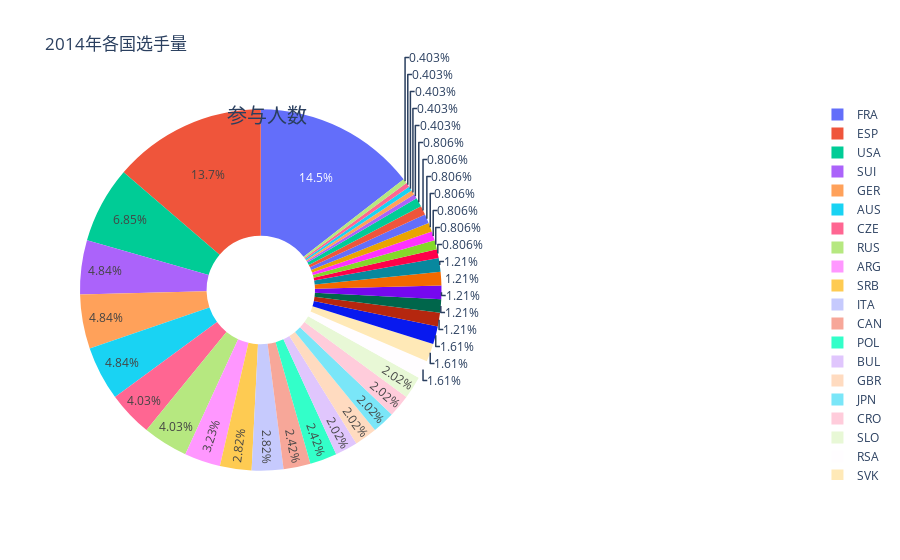

Notebook code for this chart:
### Code cell
以下为2014参赛选手量图，可以点击右侧国家按钮查看变化。对比来看，FRA，ESP，USA选手量常居首位。

### Figure 1 — Plotly figure (JSON) as saved in the notebook; plotly's stock layout.template omitted (floating-point values rounded to 4 significant figures)
{"data": [{"domain": {"x": [0, 0.5]}, "hole": 0.3, "hoverinfo": "label+percent+name", "labels": ["SUI", "ESP", "CZE", "BUL", "GBR", "SRB", "FRA", "JPN", "ITA", "RSA", "GER", "RUS", "CAN", "USA", "SVK", "BIH", "POL", "UZB", "AUS", "ARG", "BRA", "CRO", "SLO", "TPE", "ROU", "LAT", "AUT", "COL", "FIN", "UKR", "IND", "NED", "CHN", "ISR", "KAZ", "CYP", "LTU", "POR"], "name": "选手数量", "type": "pie", "values": [12, 34, 10, 5, 5, 7, 36, 5, 7, 4, 12, 10, 6, 17, 4, 3, 6, 3, 12, 8, 2, 5, 5, 3, 2, 2, 2, 4, 2, 3, 1, 2, 2, 1, 3, 1, 1, 1]}], "layout": {"annotations": [{"font": {"size": 20}, "showarrow": false, "text": "参与人数", "x": 0.2, "y": 1}], "title": {"text": "2014年各国选手量"}}}
